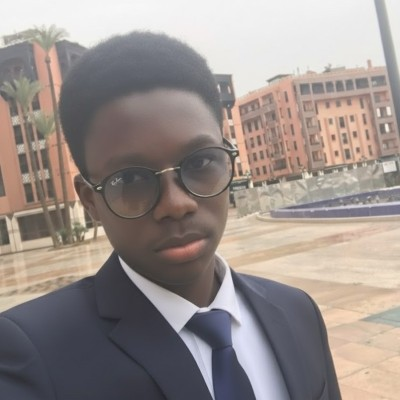
#> input picture image.jpg, 400 x 400 px
$ python main.py
#> lines starting #> are read from the running program, lines starting #| are printed output that depends on the picture; long printed decimals are rounded
import numpy as np
import cv2
import matplotlib.pyplot as plt
import math

img=cv2.imread('image.jpg',cv2.IMREAD_GRAYSCALE)
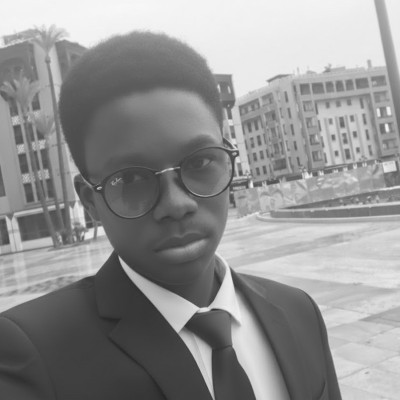
#> img: shape (400, 400); min 37, max 248, mean 146.1
img=cv2.resize(img,(400,400))


def EQM(M1,M2):
    N,M=M1.shape
    eqm=0
    for x in range(N):
        for y in range(M):
            eqm=eqm+(M1[x,y]-M2[x,y])**2
    eqm=eqm/(N*M)
    return eqm

def PSNR(M1,M2):
    d=255
    eq=EQM(M1,M2)
    pnsr=10*math.log10(d**2/eq)
    return pnsr

def Coeff_Haar(img):
    n,m=img.shape
    A=np.zeros([m,n],dtype=np.float64)
    for i in range(n):
        for j in range(m):
            if j<=n/2 and i==2*j+1 or i==2*j:
                A[i, j]=1/2
            else:
                if j>n/2 and j<=n and i==2*(j-n/2)-1:
                     A[i, j]=1/2
                else:
                    if j>n/2 and j<=n and i==2*(j-n/2):
                        A[i,j]=-1/2
                    else:
                        if i>n:
                            A[i, j]=1
                        else:
                            A[i, j]=0
    return A


def compression_haar(M, A, niveau):
    sc = M.copy()
    for k in range(niveau):
        sc = np.dot(A.T, np.dot(sc, A))
    return sc

A=Coeff_Haar(img)
#> after the loop in Coeff_Haar, `for i in range(n):`:
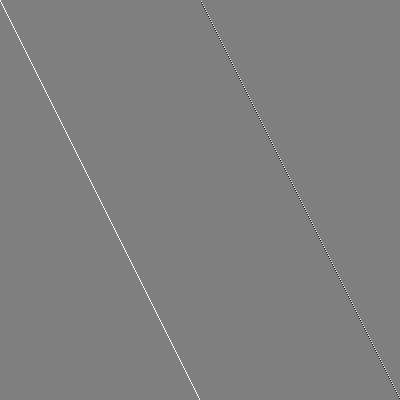
#> A: shape (400, 400) float64; min -0.5, max 0.5, mean 0.00125; drawn with min black and max white

img_compr = compression_haar(img, A, 1)
#> the loop in compression_haar, `for k in range(niveau):` made 1 pass
#> pass 1, in compression_haar, `sc = np.dot(A.T, np.dot(sc, A))`:
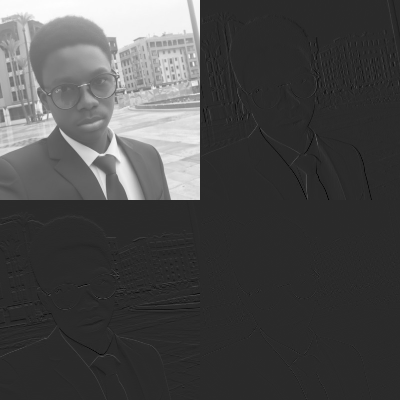
#> sc: shape (400, 400) float64; min -50, max 247.8, mean 36.6; drawn with min black and max white
psnr_compressee = PSNR(img, img_compr)
#> after the loop in EQM, `for x in range(N):`: eqm = 3.23e+09
#> in EQM, `eqm=eqm/(N*M)`: eqm = 20199.8
#> in PSNR, `pnsr=10*math.log10(d**2/eq)`: pnsr = 5.08
#> psnr_compressee = 5.08
print(psnr_compressee)
#| 5.077


plt.figure(figsize=(10, 10))
plt.subplot(1, 2, 1)
plt.imshow(img, cmap='gray')
plt.title("Originale")
plt.subplot(1, 2, 2)
plt.imshow(img_compr, cmap='gray')
plt.title("Compressée")
plt.show()
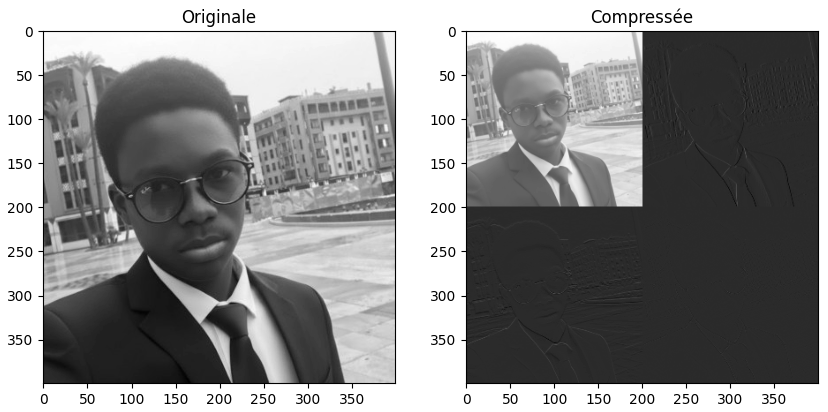
#> figure drawn by matplotlib, 2 panels
